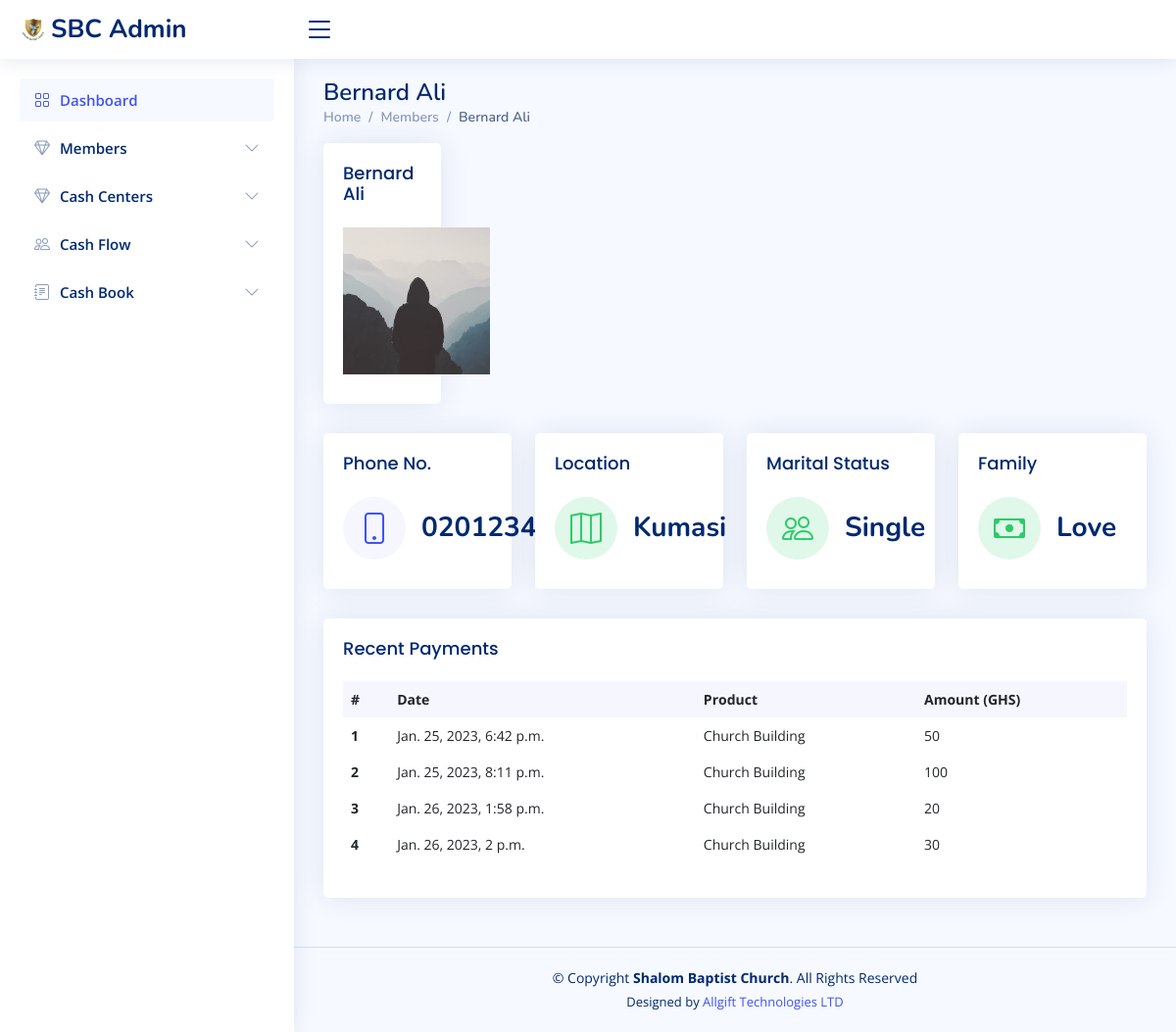
Page /accounts/1/ on the earlier database version.
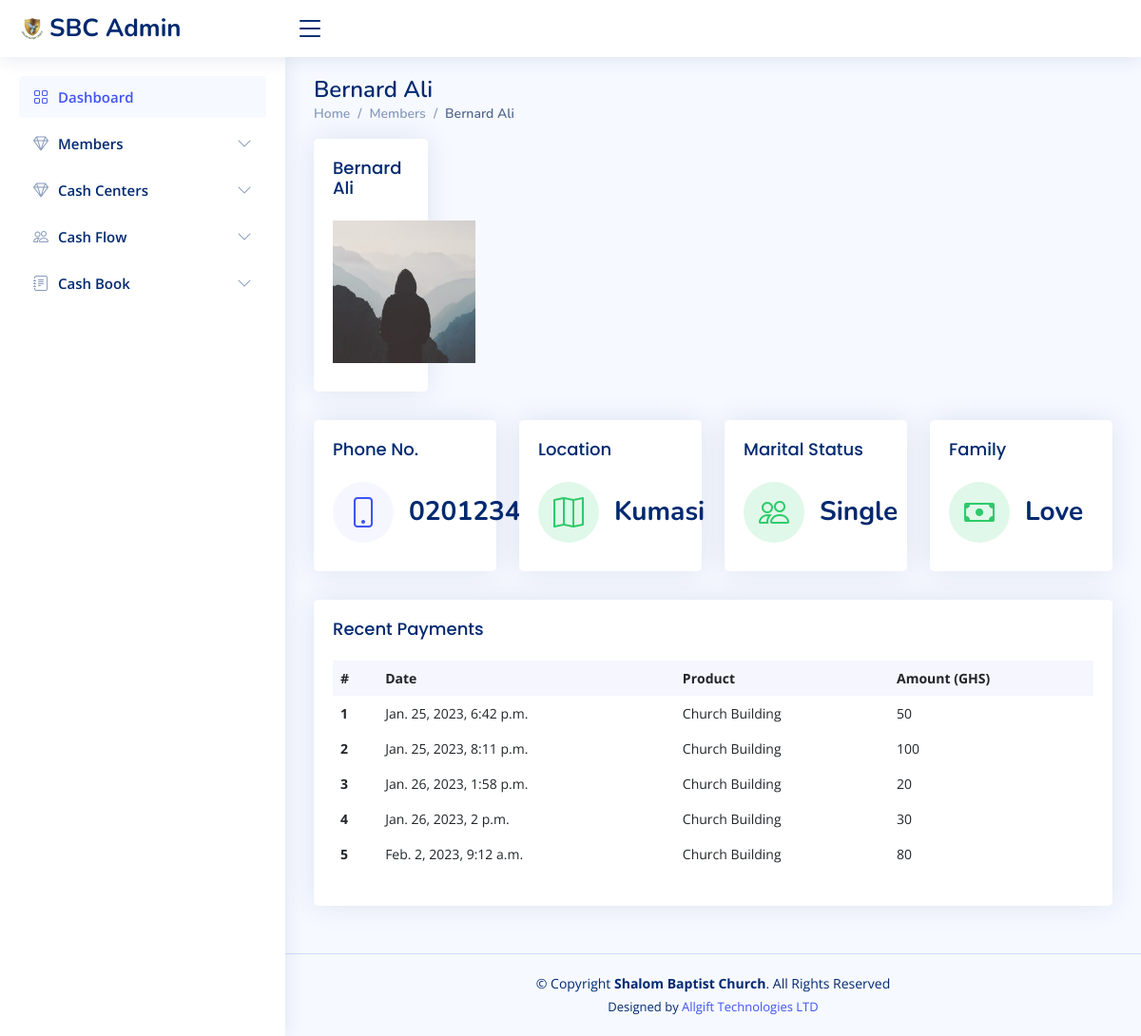
Same page on the later database version.
### accounts/models.py (models this page shows, shortened)
class CashFlowHistory(models.Model):
    category = models.ForeignKey(Category, on_delete=models.DO_NOTHING, blank=True)
    item_name = models.CharField(max_length=50, blank=True, null=True)
    image = models.ImageField(default='product.png', upload_to='category_pics')
    receipt_no = models.CharField(max_length=50, blank=True, null=True)
    item_description = models.TextField(blank=True, null=True)
    amount = models.IntegerField(default='0', blank=True, null=True)
    returned_to = models.CharField(max_length=50, blank=True, null=True)
    received_from = models.ForeignKey(Profile, on_delete=models.DO_NOTHING, blank=True, null=True)
    balance = models.DecimalField(max_digits=10, decimal_places=2, default=0)
    created_on = models.DateTimeField(auto_now_add=True)
    last_updated = models.DateTimeField(auto_now=True)

### accounts/views.py (the view)
# urls.py: path("<int:id>/", views.member_details, name='member_details'),
def member_details(request, id):
    member = Profile.objects.get(id=id)
    payments = CashFlowHistory.objects.filter(received_from=member)
    context = {
        'member': member,
        'payments': payments
    }
    return render(request, 'accounts/member_details.html', context)

### core/models.py (called while the page is built)
    def __str__(self):
        return self.name

### templates/accounts/member_details.html (shortened to what the changed rows need)
{% extends 'accounts/base.html' %}
{% load humanize %}
{% block content %}
     <div class="pagetitle">
      <h1>{{member.full_name}}</h1>
    </div>
     <section class="section dashboard">
         <div class="row">
            <div class="col-12">
              <div class="card recent-sales overflow-auto">
                <div class="card-body">
                  <table class="table table-borderless datatable table-hover">
                    <thead>
                      <tr>
                        <th scope="col">#</th>
                        <th scope="col">Date</th>
                        <th scope="col">Product</th>
                        <th scope="col">Amount (GHS)</th>
                      </tr>
                    </thead>
                    <tbody>
                    {% for item in payments %}
                      <tr>
                        <th scope="row">{{forloop.counter}}</th>
                        <td>{{item.created_on}}</td>
                        <td>{{item.item_name}}</td>
                        <td>{{item.amount|intcomma}}</td>
                      </tr>
                    {% endfor %}
                    </tbody>
                  </table>
                </div>
              </div>
            </div>
          </div>
    </section>
{% endblock content %}

Differences in the rows shown:
added CashFlowHistory: created_on "Feb. 2, 2023, 9:12 a.m.", item_name "Church Building", amount "80"
